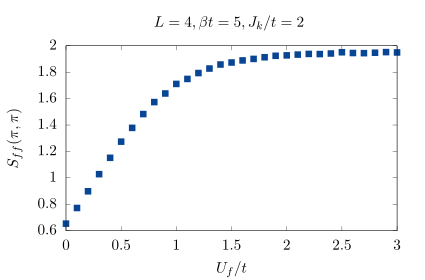

The gnuplot source for this figure:
set size 0.85,0.8
set terminal epslatex color standalone
set output "Spin.tex"
set key center top
#set key at graph 0.7,0.99

col1='#F7FBFF'
col2='#DEEBF7'
col3='#C6DBEF'
col4='#9ECAE1'
col5='#6BAED6'
col6='#4292C6'
col7='#2171B5'
col8='#084594'

set multiplot
#set origin 0.2,0.5
#set key at graph 0.5,-0.5
set pointsize 1.5
#set ytics -2.95,0.01, -2.85
#set yrange [-109:-108.4]
set xrange [0.0:3.0] 
#set logscale y
set ylabel "$ S_{ff}(\\pi,\\pi)$"
set title "$L=4, \\beta t = 5, J_k/t = 2 $ "
set xlabel "$ U_f/t $"

plot "Constraint.dat" u 1:4:5 w e lc rgb col8 lt 1 pt 5 t ""
#plot "Finite_T/Kin.dat" u (1/$1):2:3 w e lc rgb col8 lt 1 pt 5 t "Finite T", \
#     "Proj_tt1/Kin.dat" u (1/($1*2 + 1.0)):2:3 w e lc rgb col7  lt 1 pt 7 t "t-t'", \
#     "Proj_Kekule/Kin.dat" u (1/($1*2 + 1.0)):2:3 w e lc rgb col6 lt 1 pt 9 t "Kekule"
unset multiplot
set output 
!pdflatex Spin.tex
!open Spin.pdf
